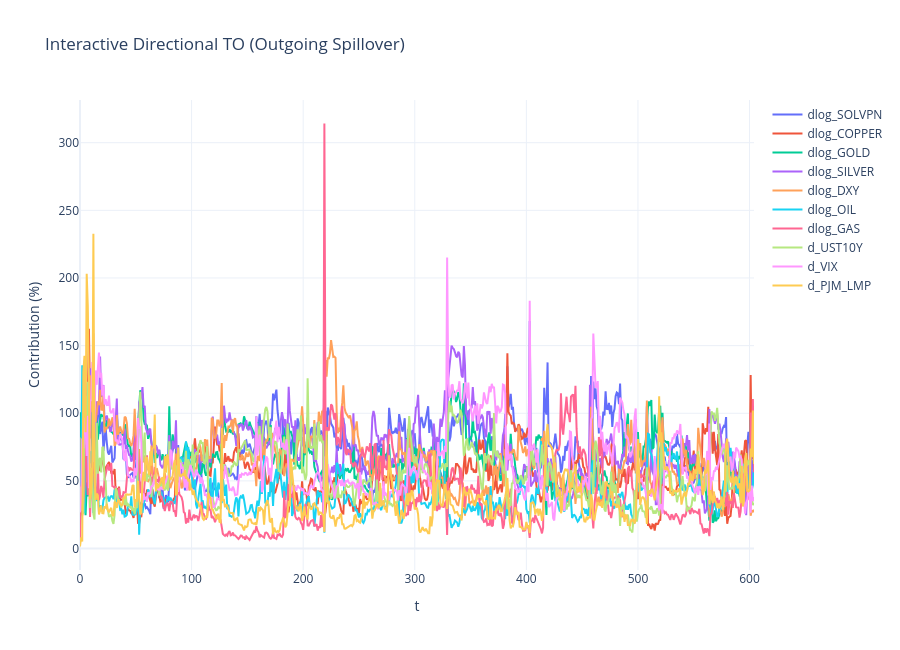
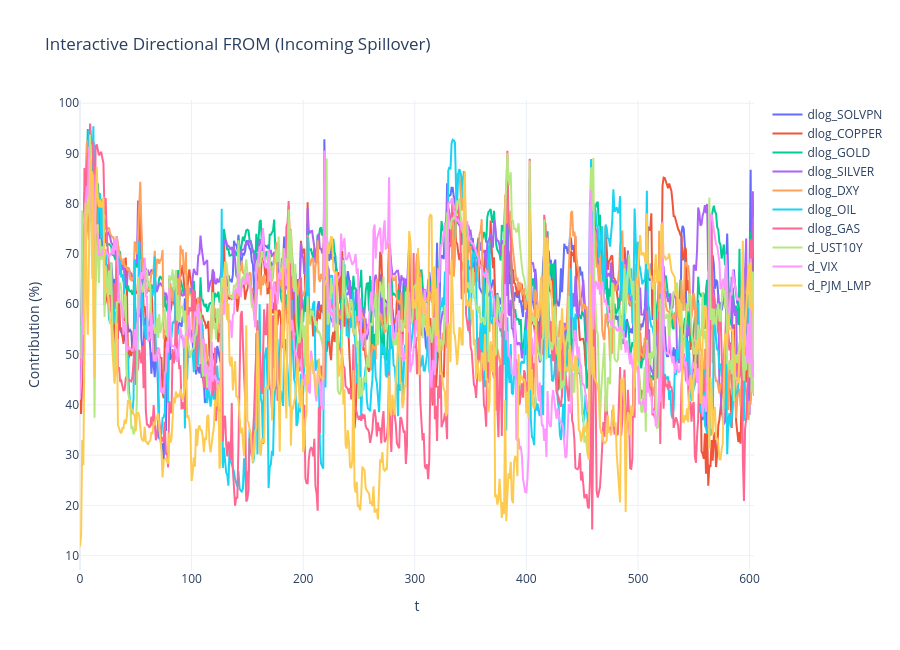

Notebook code cell kept with these figures, in order:
### Code cell
import numpy as np
import pandas as pd
from pathlib import Path
import matplotlib.pyplot as plt
import plotly.graph_objects as go

# ============================================================
# Directional Connectedness (TO / FROM)
# ------------------------------------------------------------
# Input files in ./
#   - ./gfevd_all.npy
#   - ./tvpvar_effective_dates.csv
#   - ./tvpvar_var_names.csv
#
# Output files in ./result
#   - directional_time.csv
#   - directional_mean.csv
#   - to_series.png
#   - from_series.png
#   - to_series_interactive.html
#   - from_series_interactive.html
# ============================================================

# =========================
# Config
# =========================
BASE_DIR = Path("./")
RESULT_DIR = BASE_DIR / "result"
RESULT_DIR.mkdir(parents=True, exist_ok=True)

GFEVD_FILE = BASE_DIR / "gfevd_all.npy"
DATES_FILE = BASE_DIR / "tvpvar_effective_dates.csv"
VARNAMES_FILE = BASE_DIR / "tvpvar_var_names.csv"

OUT_TIME = RESULT_DIR / "directional_time.csv"
OUT_MEAN = RESULT_DIR / "directional_mean.csv"
OUT_TO_PNG = RESULT_DIR / "to_series.png"
OUT_FROM_PNG = RESULT_DIR / "from_series.png"
OUT_TO_HTML = RESULT_DIR / "to_series_interactive.html"
OUT_FROM_HTML = RESULT_DIR / "from_series_interactive.html"

DEFAULT_VAR_NAMES = [
    "dlog_SOLVPN",
    "dlog_COPPER",
    "dlog_GOLD",
    "dlog_SILVER",
    "dlog_DXY",
    "dlog_OIL",
    "dlog_GAS",
    "d_UST10Y",
    "d_VIX",
    "d_PJM_LMP",
]

ROW_SUM_TOL = 1e-6
FORCE_ROW_NORMALIZE = True
SCALE_TO_PERCENT = True


# =========================
# Helpers
# =========================
def load_var_names(n):
    if VARNAMES_FILE.exists():
        df_names = pd.read_csv(VARNAMES_FILE)

        if "var_name" not in df_names.columns:
            raise ValueError("tvpvar_var_names.csv must contain 'var_name' column.")

        var_names = df_names["var_name"].astype(str).tolist()

        if len(var_names) != n:
            raise ValueError(
                f"var_names length({len(var_names)}) != GFEVD dimension({n})"
            )

        return var_names

    if len(DEFAULT_VAR_NAMES) != n:
        raise ValueError(
            f"DEFAULT_VAR_NAMES length({len(DEFAULT_VAR_NAMES)}) != GFEVD dimension({n})"
        )

    return DEFAULT_VAR_NAMES


def load_dates(target_len):
    if DATES_FILE.exists():
        df_dates = pd.read_csv(DATES_FILE)

        if "Date" not in df_dates.columns:
            raise ValueError("tvpvar_effective_dates.csv must contain 'Date' column.")

        dates = pd.to_datetime(df_dates["Date"], errors="coerce")

        if dates.isna().any():
            raise ValueError("Invalid Date values found in tvpvar_effective_dates.csv")

        if len(dates) != target_len:
            raise ValueError(
                f"Date length mismatch: len(dates)={len(dates)} != T_eff={target_len}"
            )

        return dates.reset_index(drop=True)

    return None


def row_normalize_theta(theta):
    theta = np.asarray(theta, dtype=float)
    row_sum = theta.sum(axis=1, keepdims=True)

    out = theta.copy()
    valid_rows = np.isfinite(row_sum[:, 0]) & (row_sum[:, 0] != 0)

    out[valid_rows] = out[valid_rows] / row_sum[valid_rows]
    out[~valid_rows] = np.nan

    return out


def compute_to_from(theta):
    """
    theta: (N, N)
    row = response variable
    col = shock source

    FROM_i = sum_j theta[i, j] - theta[i, i]
    TO_i   = sum_j theta[j, i] - theta[i, i]
    """
    diag = np.diag(theta)

    from_ = theta.sum(axis=1) - diag
    to_ = theta.sum(axis=0) - diag

    return to_, from_


# =========================
# Load
# =========================
if not GFEVD_FILE.exists():
    raise FileNotFoundError(f"Not found: {GFEVD_FILE}")

gfevd_all = np.load(GFEVD_FILE)

if gfevd_all.ndim != 3:
    raise ValueError(f"gfevd_all must be 3D, got shape={gfevd_all.shape}")

T_eff, N, N2 = gfevd_all.shape

if N != N2:
    raise ValueError(f"Last two dims must be square, got shape={gfevd_all.shape}")

if not np.all(np.isfinite(gfevd_all)):
    raise ValueError("gfevd_all contains non-finite values.")

var_names = load_var_names(N)
dates = load_dates(T_eff)

print(f"[INFO] Loaded GFEVD: shape={gfevd_all.shape}")
print(f"[INFO] Variables: {var_names}")
print(f"[INFO] Dates: {'loaded' if dates is not None else 'not found -> using t index'}")

# =========================
# Check / Normalize
# =========================
gfevd_proc = gfevd_all.copy()

row_sum_check = gfevd_proc.sum(axis=2)
max_row_err = np.max(np.abs(row_sum_check - 1.0))

print(f"[INFO] Max row-sum error before normalization: {max_row_err:.8f}")

if FORCE_ROW_NORMALIZE and max_row_err > ROW_SUM_TOL:
    print("[INFO] Applying row normalization to all theta_t")

    for t in range(T_eff):
        gfevd_proc[t] = row_normalize_theta(gfevd_proc[t])

row_sum_check_after = gfevd_proc.sum(axis=2)
max_row_err_after = np.nanmax(np.abs(row_sum_check_after - 1.0))

print(f"[INFO] Max row-sum error after normalization: {max_row_err_after:.8f}")

# =========================
# Time-varying TO / FROM
# =========================
records = []

scale = 100.0 if SCALE_TO_PERCENT else 1.0

for t in range(T_eff):
    theta = gfevd_proc[t]

    if np.isnan(theta).any():
        continue

    to_, from_ = compute_to_from(theta)

    row = {"t": t}

    if dates is not None:
        row["Date"] = dates.iloc[t]

    for i, name in enumerate(var_names):
        row[f"TO_{name}"] = to_[i] * scale
        row[f"FROM_{name}"] = from_[i] * scale

    records.append(row)

df_time = pd.DataFrame(records)

if df_time.empty:
    raise RuntimeError("No valid directional connectedness rows were created.")

# =========================
# Mean TO / FROM
# =========================
rows_mean = []

for name in var_names:
    to_mean = df_time[f"TO_{name}"].mean()
    from_mean = df_time[f"FROM_{name}"].mean()

    rows_mean.append({
        "Variable": name,
        "TO_mean": to_mean,
        "FROM_mean": from_mean,
        "NET_mean": to_mean - from_mean,
    })

df_mean = pd.DataFrame(rows_mean)

# =========================
# Save CSV
# =========================
df_time.to_csv(OUT_TIME, index=False, encoding="utf-8-sig")
df_mean.to_csv(OUT_MEAN, index=False, encoding="utf-8-sig")

print("\n[INFO] Saved CSV:")
print(f"  - {OUT_TIME}")
print(f"  - {OUT_MEAN}")

print("\n[INFO] Mean Directional Connectedness")
print(df_mean.to_string(index=False))

# =========================
# X-axis
# =========================
if "Date" in df_time.columns:
    df_time["Date"] = pd.to_datetime(df_time["Date"])
    x = df_time["Date"]
    x_label = "Date"
else:
    x = df_time["t"]
    x_label = "t"

y_label = "Contribution (%)" if SCALE_TO_PERCENT else "Contribution"

# =========================
# Matplotlib Save: TO
# =========================
plt.figure(figsize=(14, 6))

for name in var_names:
    plt.plot(x, df_time[f"TO_{name}"], label=name, linewidth=1.2)

plt.title("Directional TO (Outgoing Spillover)")
plt.xlabel(x_label)
plt.ylabel(y_label)
plt.legend(ncol=3, fontsize=8)
plt.grid(True, alpha=0.3)
plt.tight_layout()
plt.savefig(OUT_TO_PNG, dpi=300, bbox_inches="tight")
plt.close()

# =========================
# Matplotlib Save: FROM
# =========================
plt.figure(figsize=(14, 6))

for name in var_names:
    plt.plot(x, df_time[f"FROM_{name}"], label=name, linewidth=1.2)

plt.title("Directional FROM (Incoming Spillover)")
plt.xlabel(x_label)
plt.ylabel(y_label)
plt.legend(ncol=3, fontsize=8)
plt.grid(True, alpha=0.3)
plt.tight_layout()
plt.savefig(OUT_FROM_PNG, dpi=300, bbox_inches="tight")
plt.close()

print("\n[INFO] Saved PNG:")
print(f"  - {OUT_TO_PNG}")
print(f"  - {OUT_FROM_PNG}")

# =========================
# Plotly Interactive: TO
# =========================
fig_to = go.Figure()

for name in var_names:
    fig_to.add_trace(
        go.Scatter(
            x=x,
            y=df_time[f"TO_{name}"],
            mode="lines",
            name=name,
        )
    )

fig_to.update_layout(
    title="Interactive Directional TO (Outgoing Spillover)",
    xaxis_title=x_label,
    yaxis_title=y_label,
    height=650,
    hovermode="x unified",
    template="plotly_white",
)

fig_to.write_html(str(OUT_TO_HTML))
fig_to.show()

# =========================
# Plotly Interactive: FROM
# =========================
fig_from = go.Figure()

for name in var_names:
    fig_from.add_trace(
        go.Scatter(
            x=x,
            y=df_time[f"FROM_{name}"],
            mode="lines",
            name=name,
        )
    )

fig_from.update_layout(
    title="Interactive Directional FROM (Incoming Spillover)",
    xaxis_title=x_label,
    yaxis_title=y_label,
    height=650,
    hovermode="x unified",
    template="plotly_white",
)

fig_from.write_html(str(OUT_FROM_HTML))
fig_from.show()

print("\n[INFO] Saved HTML:")
print(f"  - {OUT_TO_HTML}")
print(f"  - {OUT_FROM_HTML}")

print("\nDone.")

### Figure 1 — Plotly figure (JSON) as saved in the notebook; plotly's stock layout.template omitted (floating-point values rounded to 4 significant figures; data arrays with more than 128 entries replaced by an {"elided": "..."} marker saying what was removed)
{"data": [{"mode": "lines", "name": "dlog_SOLVPN", "type": "scatter", "x": {"elided": "605 int values"}, "y": {"elided": "605 float values"}}, {"mode": "lines", "name": "dlog_COPPER", "type": "scatter", "x": {"elided": "605 int values"}, "y": {"elided": "605 float values"}}, {"mode": "lines", "name": "dlog_GOLD", "type": "scatter", "x": {"elided": "605 int values"}, "y": {"elided": "605 float values"}}, {"mode": "lines", "name": "dlog_SILVER", "type": "scatter", "x": {"elided": "605 int values"}, "y": {"elided": "605 float values"}}, {"mode": "lines", "name": "dlog_DXY", "type": "scatter", "x": {"elided": "605 int values"}, "y": {"elided": "605 float values"}}, {"mode": "lines", "name": "dlog_OIL", "type": "scatter", "x": {"elided": "605 int values"}, "y": {"elided": "605 float values"}}, {"mode": "lines", "name": "dlog_GAS", "type": "scatter", "x": {"elided": "605 int values"}, "y": {"elided": "605 float values"}}, {"mode": "lines", "name": "d_UST10Y", "type": "scatter", "x": {"elided": "605 int values"}, "y": {"elided": "605 float values"}}, {"mode": "lines", "name": "d_VIX", "type": "scatter", "x": {"elided": "605 int values"}, "y": {"elided": "605 float values"}}, {"mode": "lines", "name": "d_PJM_LMP", "type": "scatter", "x": {"elided": "605 int values"}, "y": {"elided": "605 float values"}}], "layout": {"height": 650, "hovermode": "x unified", "title": {"text": "Interactive Directional TO (Outgoing Spillover)"}, "xaxis": {"title": {"text": "t"}}, "yaxis": {"title": {"text": "Contribution (%)"}}}}

### Figure 2 — Plotly figure (JSON) as saved in the notebook; plotly's stock layout.template omitted (floating-point values rounded to 4 significant figures; data arrays with more than 128 entries replaced by an {"elided": "..."} marker saying what was removed)
{"data": [{"mode": "lines", "name": "dlog_SOLVPN", "type": "scatter", "x": {"elided": "605 int values"}, "y": {"elided": "605 float values"}}, {"mode": "lines", "name": "dlog_COPPER", "type": "scatter", "x": {"elided": "605 int values"}, "y": {"elided": "605 float values"}}, {"mode": "lines", "name": "dlog_GOLD", "type": "scatter", "x": {"elided": "605 int values"}, "y": {"elided": "605 float values"}}, {"mode": "lines", "name": "dlog_SILVER", "type": "scatter", "x": {"elided": "605 int values"}, "y": {"elided": "605 float values"}}, {"mode": "lines", "name": "dlog_DXY", "type": "scatter", "x": {"elided": "605 int values"}, "y": {"elided": "605 float values"}}, {"mode": "lines", "name": "dlog_OIL", "type": "scatter", "x": {"elided": "605 int values"}, "y": {"elided": "605 float values"}}, {"mode": "lines", "name": "dlog_GAS", "type": "scatter", "x": {"elided": "605 int values"}, "y": {"elided": "605 float values"}}, {"mode": "lines", "name": "d_UST10Y", "type": "scatter", "x": {"elided": "605 int values"}, "y": {"elided": "605 float values"}}, {"mode": "lines", "name": "d_VIX", "type": "scatter", "x": {"elided": "605 int values"}, "y": {"elided": "605 float values"}}, {"mode": "lines", "name": "d_PJM_LMP", "type": "scatter", "x": {"elided": "605 int values"}, "y": {"elided": "605 float values"}}], "layout": {"height": 650, "hovermode": "x unified", "title": {"text": "Interactive Directional FROM (Incoming Spillover)"}, "xaxis": {"title": {"text": "t"}}, "yaxis": {"title": {"text": "Contribution (%)"}}}}
